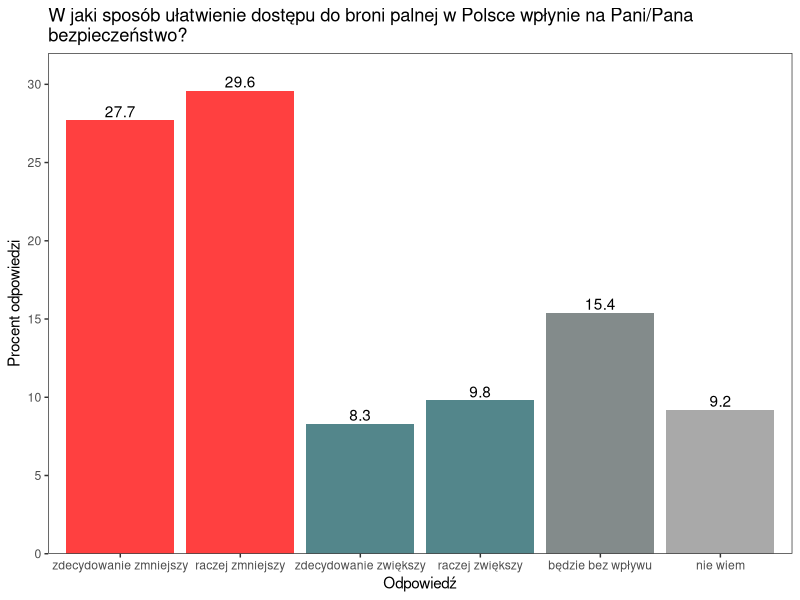
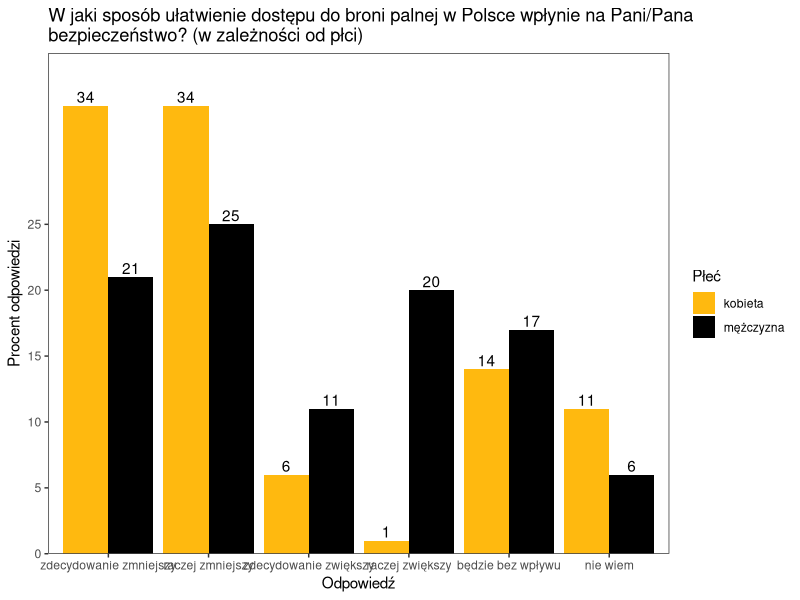

These charts were generated, in order, by the following R code:
library(dplyr)
library(ggplot2)


#wykres 1
odpowiedz <- c("zdecydowanie zmniejszy", "raczej zmniejszy", "zdecydowanie zwiększy", "raczej zwiększy", "będzie bez wpływu", "nie wiem")
odpowiedz <- factor(odpowiedz, levels = unique(odpowiedz))
ile_odp1 <- c(277, 296, 83, 98, 154, 92)
procent_odp1 <- ile_odp1/sum(ile_odp1)*100
grupy_odpowiedzi1 <- c("nie", "nie", "tak", "tak", "bez wplywu", "nie wiem")

df1 <- data.frame(odpowiedz, procent_odp1, grupy_odpowiedzi1)


plot1 <- ggplot(df1, mapping =  aes(x = odpowiedz, y = procent_odp1, fill = grupy_odpowiedzi1)) + geom_bar(stat = "identity", show.legend = FALSE) +
  scale_fill_manual(values = c("azure4", "brown1", "darkgrey", "cadetblue4")) + 
  labs(title = "W jaki sposób ułatwienie dostępu do broni palnej w Polsce wpłynie na Pani/Pana \nbezpieczeństwo?", x = "Odpowiedź", y = "Procent odpowiedzi") +
  geom_text(aes(label = procent_odp1), position=position_dodge(width=0.9), vjust=-0.25) +
  scale_y_continuous(limits = c(0,32), expand = c(0, 0), breaks = seq(0,32,5)) +
  theme_bw() +
  theme(panel.grid = element_blank())
plot1

#wykres 2
plec <- c(rep("kobieta", 6), rep("mężczyzna", 6))
procent_odp2 <- c(34, 34, 6, 1, 14,11, 21, 25, 11, 20, 17,6)

df2 <- data.frame(odpowiedz, procent_odp2, plec)
df2 <- df2 %>% group_by(odpowiedz)

plot2 <- ggplot(df2, mapping =  aes(x = odpowiedz, y = procent_odp2, fill = plec)) + geom_bar(position = "dodge", stat = "identity") +
  labs(title = "W jaki sposób ułatwienie dostępu do broni palnej w Polsce wpłynie na Pani/Pana \nbezpieczeństwo? (w zależności od płci)", x = "Odpowiedź", y = "Procent odpowiedzi") +
  guides(fill=guide_legend(title="Płeć")) +
  geom_text(aes(label = procent_odp2), position=position_dodge(width=0.9), vjust=-0.25) +
  scale_fill_manual(values = c("darkgoldenrod1", "black")) +
  scale_y_continuous(limits = c(0,38), expand = c(0, 0), breaks = seq(0, 28, 5)) +
  theme_bw() +
  theme(panel.grid = element_blank())
plot2


